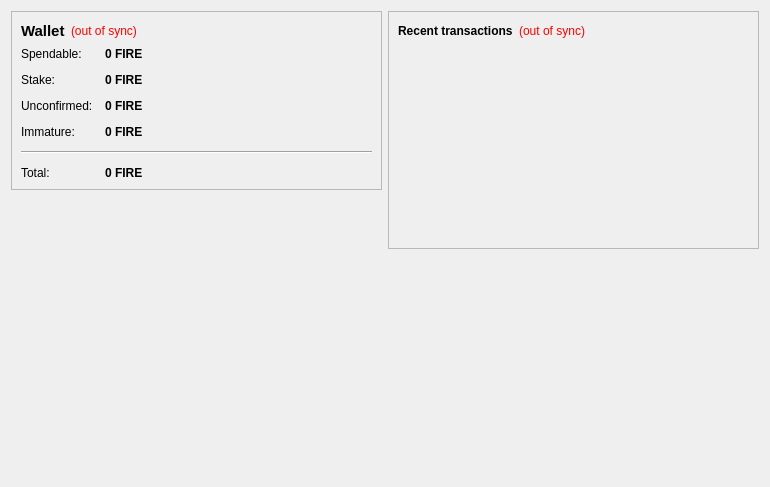
<?xml version="1.0" encoding="UTF-8"?>
<ui version="4.0">
 <class>OverviewPage</class>
 <widget class="QWidget" name="OverviewPage">
  <property name="geometry">
   <rect>
    <x>0</x>
    <y>0</y>
    <width>770</width>
    <height>487</height>
   </rect>
  </property>
  <property name="windowTitle">
   <string>Form</string>
  </property>
  <layout class="QHBoxLayout" name="horizontalLayout" stretch="1,1">
   <item>
    <layout class="QVBoxLayout" name="verticalLayout_2">
     <item>
      <widget class="QFrame" name="frame">
       <property name="frameShape">
        <enum>QFrame::StyledPanel</enum>
       </property>
       <property name="frameShadow">
        <enum>QFrame::Raised</enum>
       </property>
       <layout class="QVBoxLayout" name="verticalLayout_4">
        <item>
         <layout class="QHBoxLayout" name="horizontalLayout_4">
          <item>
           <widget class="QLabel" name="label_5">
            <property name="font">
             <font>
              <pointsize>11</pointsize>
              <weight>75</weight>
              <bold>true</bold>
             </font>
            </property>
            <property name="text">
             <string>Wallet</string>
            </property>
           </widget>
          </item>
          <item>
           <widget class="QLabel" name="labelWalletStatus">
            <property name="toolTip">
             <string>The displayed information may be out of date. Your wallet automatically synchronizes with the TrafficCoin network after a connection is established, but this process has not completed yet.</string>
            </property>
            <property name="styleSheet">
             <string notr="true">QLabel { color: red; }</string>
            </property>
            <property name="text">
             <string notr="true">(out of sync)</string>
            </property>
            <property name="alignment">
             <set>Qt::AlignLeading|Qt::AlignLeft|Qt::AlignVCenter</set>
            </property>
           </widget>
          </item>
          <item>
           <spacer name="horizontalSpacer_2">
            <property name="orientation">
             <enum>Qt::Horizontal</enum>
            </property>
            <property name="sizeHint" stdset="0">
             <size>
              <width>40</width>
              <height>20</height>
             </size>
            </property>
           </spacer>
          </item>
         </layout>
        </item>
        <item>
         <layout class="QFormLayout" name="formLayout_2">
          <property name="fieldGrowthPolicy">
           <enum>QFormLayout::AllNonFixedFieldsGrow</enum>
          </property>
          <property name="horizontalSpacing">
           <number>12</number>
          </property>
          <property name="verticalSpacing">
           <number>12</number>
          </property>
          <item row="0" column="0">
           <widget class="QLabel" name="label">
            <property name="text">
             <string>Spendable:</string>
            </property>
           </widget>
          </item>
          <item row="0" column="1">
           <widget class="QLabel" name="labelBalance">
            <property name="font">
             <font>
              <weight>75</weight>
              <bold>true</bold>
             </font>
            </property>
            <property name="cursor">
             <cursorShape>IBeamCursor</cursorShape>
            </property>
            <property name="toolTip">
             <string>Your current spendable balance</string>
            </property>
            <property name="text">
             <string notr="true">0 FIRE</string>
            </property>
            <property name="textInteractionFlags">
             <set>Qt::LinksAccessibleByMouse|Qt::TextSelectableByKeyboard|Qt::TextSelectableByMouse</set>
            </property>
           </widget>
          </item>
          <item row="1" column="0">
           <widget class="QLabel" name="label_6">
            <property name="text">
             <string>Stake:</string>
            </property>
           </widget>
          </item>
          <item row="1" column="1">
           <widget class="QLabel" name="labelStake">
            <property name="font">
             <font>
              <weight>75</weight>
              <bold>true</bold>
             </font>
            </property>
            <property name="cursor">
             <cursorShape>IBeamCursor</cursorShape>
            </property>
            <property name="toolTip">
             <string>Total of coins that was staked, and do not yet count toward the current balance</string>
            </property>
            <property name="text">
             <string notr="true">0 FIRE</string>
            </property>
            <property name="textInteractionFlags">
             <set>Qt::LinksAccessibleByMouse|Qt::TextSelectableByKeyboard|Qt::TextSelectableByMouse</set>
            </property>
           </widget>
          </item>
          <item row="2" column="0">
           <widget class="QLabel" name="label_3">
            <property name="text">
             <string>Unconfirmed:</string>
            </property>
           </widget>
          </item>
          <item row="2" column="1">
           <widget class="QLabel" name="labelUnconfirmed">
            <property name="font">
             <font>
              <weight>75</weight>
              <bold>true</bold>
             </font>
            </property>
            <property name="cursor">
             <cursorShape>IBeamCursor</cursorShape>
            </property>
            <property name="toolTip">
             <string>Total of transactions that have yet to be confirmed, and do not yet count toward the current balance</string>
            </property>
            <property name="text">
             <string notr="true">0 FIRE</string>
            </property>
            <property name="textInteractionFlags">
             <set>Qt::LinksAccessibleByMouse|Qt::TextSelectableByKeyboard|Qt::TextSelectableByMouse</set>
            </property>
           </widget>
          </item>
          <item row="3" column="0">
           <widget class="QLabel" name="labelImmatureText">
            <property name="text">
             <string>Immature:</string>
            </property>
           </widget>
          </item>
          <item row="3" column="1">
           <widget class="QLabel" name="labelImmature">
            <property name="font">
             <font>
              <weight>75</weight>
              <bold>true</bold>
             </font>
            </property>
            <property name="toolTip">
             <string>Mined balance that has not yet matured</string>
            </property>
            <property name="text">
             <string notr="true">0 FIRE</string>
            </property>
            <property name="textInteractionFlags">
             <set>Qt::LinksAccessibleByMouse|Qt::TextSelectableByKeyboard|Qt::TextSelectableByMouse</set>
            </property>
           </widget>
          </item>
          <item row="4" column="0" colspan="2">
           <widget class="Line" name="line">
            <property name="orientation">
             <enum>Qt::Horizontal</enum>
            </property>
           </widget>
          </item>
          <item row="5" column="0">
           <widget class="QLabel" name="labelTotalText">
            <property name="text">
             <string>Total:</string>
            </property>
           </widget>
          </item>
          <item row="5" column="1">
           <widget class="QLabel" name="labelTotal">
            <property name="font">
             <font>
              <weight>75</weight>
              <bold>true</bold>
             </font>
            </property>
            <property name="cursor">
             <cursorShape>IBeamCursor</cursorShape>
            </property>
            <property name="toolTip">
             <string>Your current total balance</string>
            </property>
            <property name="text">
             <string notr="true">0 FIRE</string>
            </property>
            <property name="textInteractionFlags">
             <set>Qt::LinksAccessibleByMouse|Qt::TextSelectableByKeyboard|Qt::TextSelectableByMouse</set>
            </property>
           </widget>
          </item>
         </layout>
        </item>
       </layout>
      </widget>
     </item>
     <item>
      <spacer name="verticalSpacer">
       <property name="orientation">
        <enum>Qt::Vertical</enum>
       </property>
       <property name="sizeHint" stdset="0">
        <size>
         <width>20</width>
         <height>40</height>
        </size>
       </property>
      </spacer>
     </item>
     <item>
      <widget class="QLabel" name="label_2">
       <property name="styleSheet">
        <string notr="true">color: #ededed;</string>
       </property>
       <property name="text">
        <string/>
       </property>
       <property name="pixmap">
        <pixmap resource="../bitcoin.qrc">:/icons/techbg</pixmap>
       </property>
       <property name="scaledContents">
        <bool>false</bool>
       </property>
       <property name="margin">
        <number>0</number>
       </property>
      </widget>
     </item>
    </layout>
   </item>
   <item>
    <layout class="QVBoxLayout" name="verticalLayout_3">
     <item>
      <widget class="QFrame" name="frame_2">
       <property name="frameShape">
        <enum>QFrame::StyledPanel</enum>
       </property>
       <property name="frameShadow">
        <enum>QFrame::Raised</enum>
       </property>
       <layout class="QVBoxLayout" name="verticalLayout">
        <item>
         <layout class="QHBoxLayout" name="horizontalLayout_2">
          <item>
           <widget class="QLabel" name="label_4">
            <property name="text">
             <string>&lt;b&gt;Recent transactions&lt;/b&gt;</string>
            </property>
           </widget>
          </item>
          <item>
           <widget class="QLabel" name="labelTransactionsStatus">
            <property name="toolTip">
             <string>The displayed information may be out of date. Your wallet automatically synchronizes with the TrafficCoin network after a connection is established, but this process has not completed yet.</string>
            </property>
            <property name="styleSheet">
             <string notr="true">QLabel { color: red; }</string>
            </property>
            <property name="text">
             <string notr="true">(out of sync)</string>
            </property>
            <property name="alignment">
             <set>Qt::AlignRight|Qt::AlignTrailing|Qt::AlignVCenter</set>
            </property>
           </widget>
          </item>
          <item>
           <spacer name="horizontalSpacer">
            <property name="orientation">
             <enum>Qt::Horizontal</enum>
            </property>
            <property name="sizeHint" stdset="0">
             <size>
              <width>40</width>
              <height>20</height>
             </size>
            </property>
           </spacer>
          </item>
         </layout>
        </item>
        <item>
         <widget class="QListView" name="listTransactions">
          <property name="styleSheet">
           <string notr="true">QListView { background: transparent; }</string>
          </property>
          <property name="frameShape">
           <enum>QFrame::NoFrame</enum>
          </property>
          <property name="verticalScrollBarPolicy">
           <enum>Qt::ScrollBarAlwaysOff</enum>
          </property>
          <property name="horizontalScrollBarPolicy">
           <enum>Qt::ScrollBarAlwaysOff</enum>
          </property>
          <property name="selectionMode">
           <enum>QAbstractItemView::NoSelection</enum>
          </property>
         </widget>
        </item>
       </layout>
      </widget>
     </item>
     <item>
      <spacer name="verticalSpacer_2">
       <property name="orientation">
        <enum>Qt::Vertical</enum>
       </property>
       <property name="sizeHint" stdset="0">
        <size>
         <width>20</width>
         <height>40</height>
        </size>
       </property>
      </spacer>
     </item>
    </layout>
   </item>
  </layout>
 </widget>
 <resources>
  <include location="../bitcoin.qrc"/>
 </resources>
 <connections/>
</ui>
